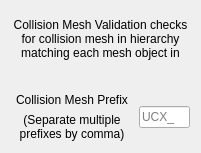
                 <widget class="QWidget" name="page_CollisionMesh">
                  <property name="geometry">
                   <rect>
                    <x>0</x>
                    <y>0</y>
                    <width>201</width>
                    <height>153</height>
                   </rect>
                  </property>
                  <attribute name="label">
                   <string>Collision Mesh Validation Settings</string>
                  </attribute>
                  <layout class="QVBoxLayout" name="verticalLayout_8">
                   <item>
                    <layout class="QVBoxLayout" name="verticalLayout_7">
                     <item>
                      <widget class="QLabel" name="label_14">
                       <property name="sizePolicy">
                        <sizepolicy hsizetype="Preferred" vsizetype="Fixed">
                         <horstretch>0</horstretch>
                         <verstretch>0</verstretch>
                        </sizepolicy>
                       </property>
                       <property name="text">
                        <string>Collision Mesh Validation checks for collision mesh in hierarchy matching each mesh object in hierarchy via name prefix</string>
                       </property>
                       <property name="alignment">
                        <set>Qt::AlignCenter</set>
                       </property>
                       <property name="wordWrap">
                        <bool>true</bool>
                       </property>
                      </widget>
                     </item>
                     <item>
                      <spacer name="spacer_13">
                       <property name="orientation">
                        <enum>Qt::Vertical</enum>
                       </property>
                       <property name="sizeType">
                        <enum>QSizePolicy::Fixed</enum>
                       </property>
                       <property name="sizeHint" stdset="0">
                        <size>
                         <width>10</width>
                         <height>20</height>
                        </size>
                       </property>
                      </spacer>
                     </item>
                     <item>
                      <layout class="QHBoxLayout" name="horizontalLayout_4">
                       <item>
                        <spacer name="horizontalSpacer_2">
                         <property name="orientation">
                          <enum>Qt::Horizontal</enum>
                         </property>
                         <property name="sizeHint" stdset="0">
                          <size>
                           <width>40</width>
                           <height>20</height>
                          </size>
                         </property>
                        </spacer>
                       </item>
                       <item>
                        <layout class="QVBoxLayout" name="verticalLayout_29">
                         <property name="leftMargin">
                          <number>5</number>
                         </property>
                         <property name="rightMargin">
                          <number>5</number>
                         </property>
                         <item>
                          <widget class="QLabel" name="label_collisionMeshPrefix">
                           <property name="enabled">
                            <bool>true</bool>
                           </property>
                           <property name="text">
                            <string>Collision Mesh Prefix</string>
                           </property>
                           <property name="alignment">
                            <set>Qt::AlignBottom|Qt::AlignLeading|Qt::AlignLeft</set>
                           </property>
                          </widget>
                         </item>
                         <item>
                          <widget class="QLabel" name="label_15">
                           <property name="text">
                            <string>(Separate multiple prefixes by comma)</string>
                           </property>
                           <property name="alignment">
                            <set>Qt::AlignHCenter|Qt::AlignTop</set>
                           </property>
                           <property name="wordWrap">
                            <bool>true</bool>
                           </property>
                          </widget>
                         </item>
                        </layout>
                       </item>
                       <item>
                        <widget class="QLineEdit" name="input_collisionMeshPrefix">
                         <property name="enabled">
                          <bool>true</bool>
                         </property>
                         <property name="inputMask">
                          <string/>
                         </property>
                         <property name="text">
                          <string/>
                         </property>
                         <property name="maxLength">
                          <number>32767</number>
                         </property>
                         <property name="placeholderText">
                          <string>UCX_</string>
                         </property>
                        </widget>
                       </item>
                       <item>
                        <spacer name="horizontalSpacer_3">
                         <property name="orientation">
                          <enum>Qt::Horizontal</enum>
                         </property>
                         <property name="sizeHint" stdset="0">
                          <size>
                           <width>40</width>
                           <height>20</height>
                          </size>
                         </property>
                        </spacer>
                       </item>
                      </layout>
                     </item>
                    </layout>
                   </item>
                  </layout>
                 </widget>
